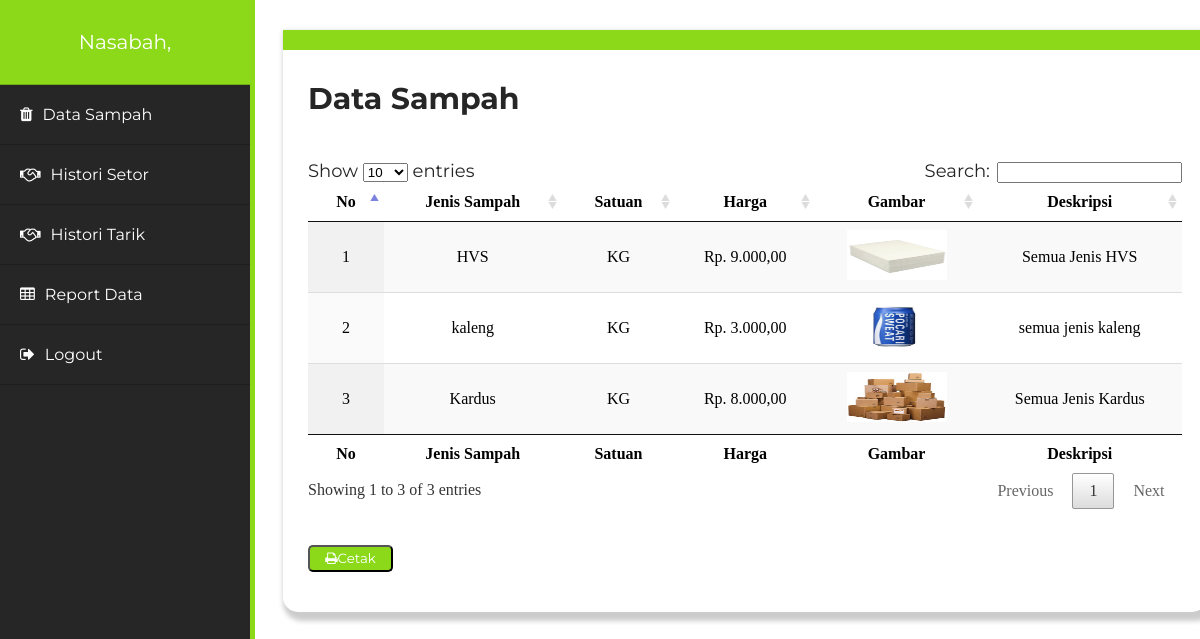
The app's page /page/nasabah.php?page=data-sampah-n (signed in) with its own data.
### tables this page shows
CREATE TABLE `sampah` (
  `jenis_sampah` varchar(15) NOT NULL,
  `satuan` enum('KG','PC','LT') NOT NULL,
  `harga` int(5) NOT NULL,
  `gambar` varchar(150) NOT NULL,
  `deskripsi` varchar(40) NOT NULL
);

### system/function/view-sampah_n.php (the view, shortened to what this page needs)
<!DOCTYPE html>
<html lang="en">
<head>
    <link rel="stylesheet" type="text/css" href="../datatables/css/jquery.dataTables.css">
</head>
<body>
    <h2 style="font-size: 30px; color: #262626;">Data Sampah</h2>
    <br>
<table id="example" class="display" cellspacing="0" width="100%" border="0" >
        <thead>
        <tr>
            <th>No</th>
            <th>Jenis Sampah</th>
            <th>Satuan</th>
            <th>Harga</th>
            <th>Gambar</th>
            <th>Deskripsi</th>
        </tr>
        </thead>
        <tfoot>
        <tr>
            <th>No</th>
            <th>Jenis Sampah</th>
            <th>Satuan</th>
            <th>Harga</th>
            <th>Gambar</th>
            <th>Deskripsi</th>
        </tr>
        </tfoot>
        <tbody>
        <?php
            $no = 0;
            $query = mysqli_query($conn, "SELECT * FROM sampah ORDER BY jenis_sampah ASC");
            while($row = mysqli_fetch_assoc($query)){$no++;
        ?>
        <tr align="center">
            <td><?php echo "$no" ?></td>
            <td><?php echo $row['jenis_sampah'] ?></td>
            <td><?php echo $row['satuan'] ?></td>
            <td><?php echo "Rp. ".number_format($row['harga'], 2, ",", ".")  ?></td>
            <td><img src="../asset/internal/img/uploads/<?php echo $row['gambar'] ?>" width="100px" height="50px"></td>
            <td><?php echo $row['deskripsi'] ?></td>
        </tr>
        <?php } ?>
        </tbody>
    </table>
    <br>
    <br>
    <a target="_blank" href="../system/function/print-sampah.php">
    <button><i class="fa fa-print" aria-hidden="true"></i>Cetak</button>
    </a>
    </body>
</html>

### asset/internal/css/style_2.css (style rules this page uses)
h2 { font-family: Montserrat; color: #fff; }

### page/nasabah.php (style rules this page uses)
button { height: 27px; width: 85px; background: #8cd91a; border-radius: 5px; color: #fff; font-family: Montserrat; }

### records on screen
sampah: jenis_sampah "HVS", satuan "KG", harga "9.000,00", gambar (picture), deskripsi "Semua Jenis HVS"
sampah: jenis_sampah "kaleng", satuan "KG", harga "3.000,00", gambar (picture), deskripsi "semua jenis kaleng"
sampah: jenis_sampah "Kardus", satuan "KG", harga "8.000,00", gambar (picture), deskripsi "Semua Jenis Kardus"
